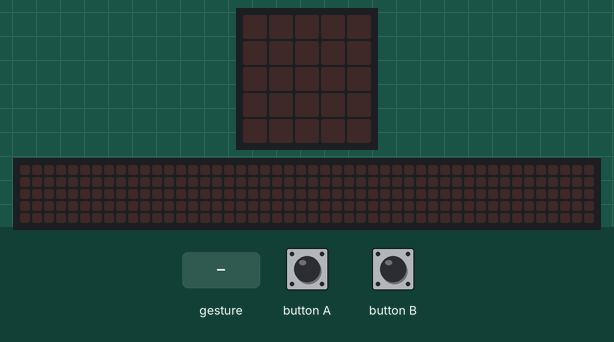
This program was run on a simulated BBC micro:bit (MakeCode). Parts: the board's 5×5 LED display, a strip that is not on the board, showing the scrolling text unrolled. The test bench sets the inputs (shaded band). A tilt is held for 1.5 s and a shake lasts 1 s, then the board lies face up again; the 48×5 strip is a reading aid, not a part: it shows the text the display is scrolling, unrolled, one strip-width of it at a time.

Above: at 1.2 s.
1.3 s: gesture 'shake'
At 1.72 s:
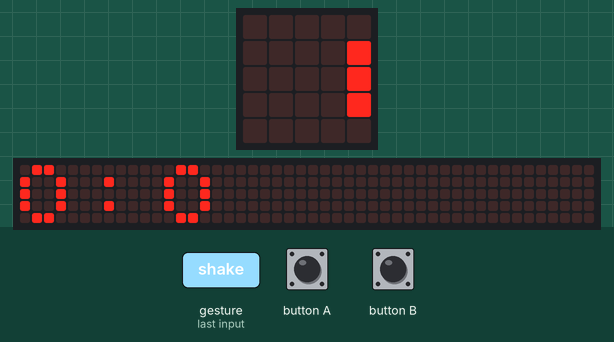
At 4.87 s:
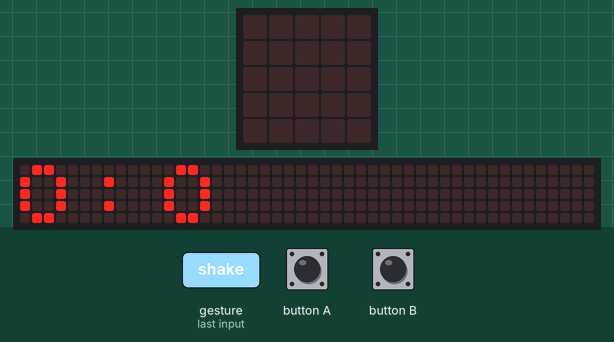
Timing chart, 0 to 6.4 s (numbered marks = the images above; inputs shaded):
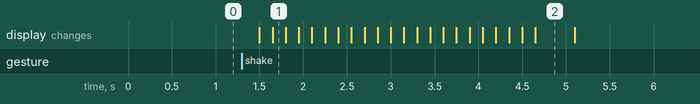

Measured:
- after the input at 1.3 s, the display: first changes after 0.20 s (image 1 shows a later state)
- what the display in image 2 shows lasts 0.4 s, from 4.7 s to 5.1 s

The program:

main.ts
```typescript
input.onButtonPressed(Button.A, function () {
    if (hours < 23) {
        hours += 1
    } else {
        hours = 0
    }
})
input.onGesture(Gesture.Shake, function () {
    adjust = hours
    time = "" + adjust
    time = "" + time + ":"
    time = "" + time + minutes
    basic.showString(time)
})
input.onButtonPressed(Button.B, function () {
    if (minutes < 59) {
        minutes += 1
    } else {
        minutes = 0
    }
})
let adjust = 0
let hours = 0
let minutes = 0
let time = ""
let item = false
time = ""
minutes = 0
hours = 0
adjust = 0
basic.forever(function () {
    basic.pause(60000)
    if (minutes < 59) {
        minutes += 1
    } else {
        minutes = 0
        if (hours < 23) {
            hours += 1
        } else {
            hours = 0
        }
    }
})
```

test.ts
```typescript
// 테스트는 여기로 이동합니다; 이 패키지가 확장으로 사용될 때 컴파일되지 않을 것 입니다.
```
